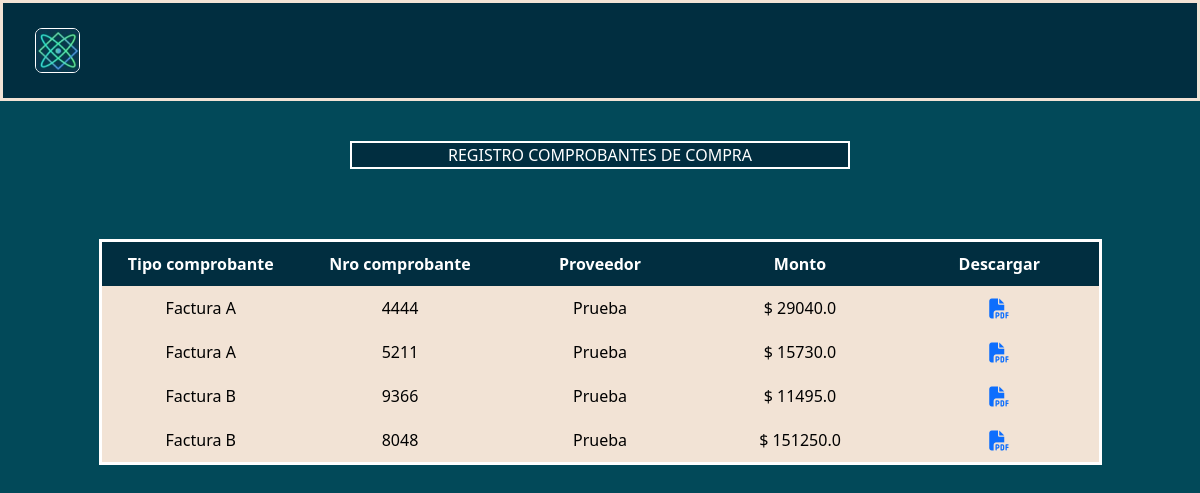
The app's page /registros/, older data.
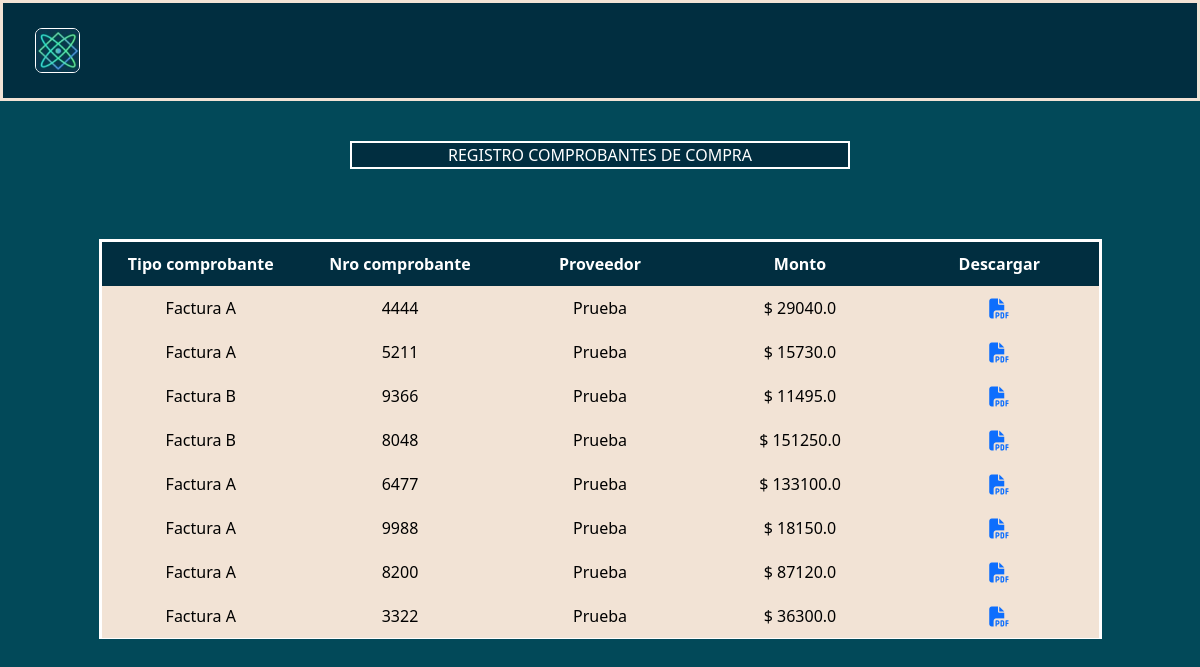
The same page, newer data.
### AppFactura/models.py (models this page shows, shortened)
class TipoComprobante(models.Model):
    id_tipo_comprobante = models.IntegerField(primary_key = True)
    nombre = models.CharField(max_length=50)
    letra = models.CharField(max_length=1)
    created = models.DateTimeField(auto_now_add=True)
    updated = models.DateTimeField(auto_now_add=True)
    class Meta:
        verbose_name = "TipoComprobante"
        verbose_name_plural = "TipoComprobantes"

class ComprobanteC (models.Model):
    user = models.ForeignKey(User, on_delete=models.CASCADE)
    numero = models.CharField(max_length=10)
    id_punto_de_venta = models.IntegerField()
    id_tipo_comprobante =  models.IntegerField()
    id_proveedor = models.IntegerField()
    monto_total = models.FloatField()
    created = models.DateTimeField(auto_now_add=True)
    updated = models.DateTimeField(auto_now_add=True)
    class Meta:
        verbose_name = "ComprobanteC"
        verbose_name_plural = "ComprobantesC"

### AppProveedores/models.py (models this page shows, shortened)
class Proveedores(models.Model):
    id_proveedor = models.IntegerField(primary_key = True)
    cuit = models.PositiveIntegerField()
    razon_social = models.CharField('Razón social', max_length=30)
    condicion = models.ForeignKey(CondicionFiscal, on_delete=models.CASCADE)
    telefono = models.CharField('Teléfono', max_length=30)
    email = models.EmailField('Email')
    direccion = models.ForeignKey(Direcciones, on_delete = models.CASCADE)
    created = models.DateTimeField(auto_now_add=True)
    updated = models.DateTimeField(auto_now_add=True)
    class Meta:
        verbose_name = "Proveedor"
        verbose_name_plural = "Proveedores"

### AppRegistros/views.py (the view)
# urls.py: path('', views.registros, name="Registroscompra"),
def registros(request):
    registrocompra = ComprobanteC.objects.all()
    tipocomprobante = TipoComprobante.objects.all()
    proveedor = Proveedores.objects.all()
    return render(request, "AppRegistros/registros.html", {'regcom':registrocompra, 'tipo':tipocomprobante, 'prov':proveedor})

### AppAgregar/context_processor.py (called while the page is built)
def importe_total(request):
    total=0.0
    if request.user.is_authenticated:
        if "agregar" in request.session.keys():
                for key, value in request.session['agregar'].items():
                        total=total+value['totalcant']
    return {'importe_total': total}

def importe_totalsiniva(request):
    total=0.0
    if request.user.is_authenticated:
        if "agregar" in request.session.keys():
                for key, value in request.session['agregar'].items():
                        total=total+value['subtotal']
    return {'totalsiniva': total}

### AppAgregarV/context_processor.py (called while the page is built)
def importe_total(request):
    total=0.0
    if request.user.is_authenticated:
        if "agregarv" in request.session.keys():
                for key, value in request.session['agregarv'].items():
                        total=total+value['totalcant']
    return {'totalventaIVA': total}

def importe_totalsiniva(request):
    total=0.0
    if request.user.is_authenticated:
        if "agregarv" in request.session.keys():
                for key, value in request.session['agregarv'].items():
                        total=total+value['subtotal']
    return {'totalventa': total}

### AppRegistros/templates/AppRegistros/registros.html
{% extends "base/base.html" %}
{% load static %}
{% block content %}
<div class="cregistro">
    <p style="background-color: #012E40; color: white; width: 500px; border: solid white 2px">REGISTRO COMPROBANTES DE COMPRA</p>
    <div class="tregistro">
        <table class="tbregistro">
            <thead class="htregistro">
                <th class="celdareg">Tipo comprobante</th>
                <th class="celdareg">Nro comprobante</th>
                <th class="celdareg">Proveedor</th>
                <th class="celdareg">Monto</th>
                <th class="celdareg">Descargar</th>
            </thead>
            <tbody class="bodyregistro">
                {% if regcom %}
                    {% if tipo %}
                        {% for rc in regcom %}
                            {% for x in tipo %}
                                {% if rc.id_tipo_comprobante == x.id_tipo_comprobante %}
                                    {% for z in prov %}
                                        {% if z.id_proveedor == rc.id_proveedor %}
                                            <tr>
                                                <td class="celdareg">{{x.nombre}} {{x.letra}}</td>
                                                <td class="celdareg">{{rc.numero}}</td>
                                                <td class="celdareg">{{ z.razon_social }}</td>
                                                <td class="celdareg">$  {{rc.monto_total}}</td>
                                                <td class="celdareg"><a href="{% url 'export-pdf' rc.id %}"><i class="fa-solid fa-file-pdf fa-lg"></i></a></td>
                                            </tr>
                                        {% endif %}
                                    {% endfor %}
                                {% endif %}
                            {% endfor %}
                        {% endfor %}
                    {% endif %}
                {% endif %}
            </tbody>
        </table>
    </div>
</div>
{% endblock %}

Row changes from the older to the newer data that the page shows:
added ComprobanteC: numero "6477", monto_total "133100.0", Proveedores ({{ x.nombre }} "Factura", {{ x.letra }} "A", razon_social "Prueba")
added ComprobanteC: numero "9988", monto_total "18150.0", Proveedores ({{ x.nombre }} "Factura", {{ x.letra }} "A", razon_social "Prueba")
added ComprobanteC: numero "8200", monto_total "87120.0", Proveedores ({{ x.nombre }} "Factura", {{ x.letra }} "A", razon_social "Prueba")
added ComprobanteC: numero "3322", monto_total "36300.0", Proveedores ({{ x.nombre }} "Factura", {{ x.letra }} "A", razon_social "Prueba")
